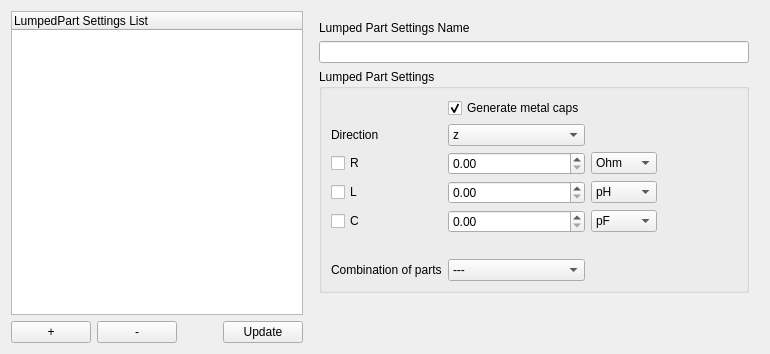
         <widget class="QWidget" name="lumpedPartSettingsTab">
          <attribute name="title">
           <string>Lumped Part</string>
          </attribute>
          <layout class="QHBoxLayout" name="horizontalLayout_19">
           <item>
            <layout class="QVBoxLayout" name="verticalLayout_16">
             <property name="leftMargin">
              <number>0</number>
             </property>
             <property name="topMargin">
              <number>0</number>
             </property>
             <property name="rightMargin">
              <number>0</number>
             </property>
             <property name="bottomMargin">
              <number>0</number>
             </property>
             <item>
              <widget class="QTreeWidget" name="lumpedPartTreeView">
               <column>
                <property name="text">
                 <string notr="true">LumpedPart Settings List</string>
                </property>
               </column>
              </widget>
             </item>
             <item>
              <layout class="QHBoxLayout" name="horizontalLayout_20">
               <property name="leftMargin">
                <number>0</number>
               </property>
               <property name="topMargin">
                <number>0</number>
               </property>
               <property name="rightMargin">
                <number>0</number>
               </property>
               <property name="bottomMargin">
                <number>0</number>
               </property>
               <item>
                <widget class="QPushButton" name="lumpedPartSettingsAddButton">
                 <property name="text">
                  <string>+</string>
                 </property>
                </widget>
               </item>
               <item>
                <widget class="QPushButton" name="lumpedPartSettingsRemoveButton">
                 <property name="text">
                  <string>-</string>
                 </property>
                </widget>
               </item>
               <item>
                <spacer name="horizontalSpacer_13">
                 <property name="orientation">
                  <enum>Qt::Orientation::Horizontal</enum>
                 </property>
                 <property name="sizeHint" stdset="0">
                  <size>
                   <width>40</width>
                   <height>20</height>
                  </size>
                 </property>
                </spacer>
               </item>
               <item>
                <widget class="QPushButton" name="lumpedPartSettingsUpdateButton">
                 <property name="text">
                  <string>Update</string>
                 </property>
                </widget>
               </item>
              </layout>
             </item>
            </layout>
           </item>
           <item>
            <layout class="QVBoxLayout" name="verticalLayout_17">
             <property name="leftMargin">
              <number>10</number>
             </property>
             <property name="topMargin">
              <number>10</number>
             </property>
             <property name="rightMargin">
              <number>10</number>
             </property>
             <property name="bottomMargin">
              <number>10</number>
             </property>
             <item>
              <widget class="QLabel" name="label_26">
               <property name="text">
                <string>Lumped Part Settings Name</string>
               </property>
              </widget>
             </item>
             <item>
              <widget class="QLineEdit" name="lumpedPartSettingsNameInput"/>
             </item>
             <item>
              <widget class="QGroupBox" name="groupBox_5">
               <property name="title">
                <string>Lumped Part Settings</string>
               </property>
               <layout class="QGridLayout" name="gridLayout_5">
                <item row="1" column="1">
                 <widget class="QComboBox" name="lumpedPartDirection">
                  <item>
                   <property name="text">
                    <string>z</string>
                   </property>
                  </item>
                  <item>
                   <property name="text">
                    <string>x</string>
                   </property>
                  </item>
                  <item>
                   <property name="text">
                    <string>y</string>
                   </property>
                  </item>
                 </widget>
                </item>
                <item row="4" column="2">
                 <widget class="QComboBox" name="lumpedPartCUnits">
                  <item>
                   <property name="text">
                    <string>pF</string>
                   </property>
                  </item>
                  <item>
                   <property name="text">
                    <string>nF</string>
                   </property>
                  </item>
                  <item>
                   <property name="text">
                    <string>uF</string>
                   </property>
                  </item>
                  <item>
                   <property name="text">
                    <string>mF</string>
                   </property>
                  </item>
                  <item>
                   <property name="text">
                    <string>F</string>
                   </property>
                  </item>
                  <item>
                   <property name="text">
                    <string>kF</string>
                   </property>
                  </item>
                  <item>
                   <property name="text">
                    <string>MF</string>
                   </property>
                  </item>
                  <item>
                   <property name="text">
                    <string>GF</string>
                   </property>
                  </item>
                 </widget>
                </item>
                <item row="2" column="3">
                 <spacer name="horizontalSpacer_15">
                  <property name="orientation">
                   <enum>Qt::Orientation::Horizontal</enum>
                  </property>
                  <property name="sizeType">
                   <enum>QSizePolicy::Policy::Preferred</enum>
                  </property>
                  <property name="sizeHint" stdset="0">
                   <size>
                    <width>40</width>
                    <height>20</height>
                   </size>
                  </property>
                 </spacer>
                </item>
                <item row="3" column="2">
                 <widget class="QComboBox" name="lumpedPartLUnits">
                  <item>
                   <property name="text">
                    <string>pH</string>
                   </property>
                  </item>
                  <item>
                   <property name="text">
                    <string>nH</string>
                   </property>
                  </item>
                  <item>
                   <property name="text">
                    <string>uH</string>
                   </property>
                  </item>
                  <item>
                   <property name="text">
                    <string>mH</string>
                   </property>
                  </item>
                  <item>
                   <property name="text">
                    <string>H</string>
                   </property>
                  </item>
                  <item>
                   <property name="text">
                    <string>kH</string>
                   </property>
                  </item>
                  <item>
                   <property name="text">
                    <string>MH</string>
                   </property>
                  </item>
                  <item>
                   <property name="text">
                    <string>GH</string>
                   </property>
                  </item>
                 </widget>
                </item>
                <item row="2" column="0">
                 <widget class="QCheckBox" name="lumpedPartREnable">
                  <property name="sizePolicy">
                   <sizepolicy hsizetype="Preferred" vsizetype="Fixed">
                    <horstretch>0</horstretch>
                    <verstretch>0</verstretch>
                   </sizepolicy>
                  </property>
                  <property name="minimumSize">
                   <size>
                    <width>40</width>
                    <height>0</height>
                   </size>
                  </property>
                  <property name="text">
                   <string>R</string>
                  </property>
                 </widget>
                </item>
                <item row="2" column="2">
                 <widget class="QComboBox" name="lumpedPartRUnits">
                  <property name="currentIndex">
                   <number>2</number>
                  </property>
                  <item>
                   <property name="text">
                    <string>uOhm</string>
                   </property>
                  </item>
                  <item>
                   <property name="text">
                    <string>mOhm</string>
                   </property>
                  </item>
                  <item>
                   <property name="text">
                    <string>Ohm</string>
                   </property>
                  </item>
                  <item>
                   <property name="text">
                    <string>kOhm</string>
                   </property>
                  </item>
                  <item>
                   <property name="text">
                    <string>MOhm</string>
                   </property>
                  </item>
                  <item>
                   <property name="text">
                    <string>GOhm</string>
                   </property>
                  </item>
                 </widget>
                </item>
                <item row="3" column="1">
                 <widget class="QDoubleSpinBox" name="lumpedPartLInput">
                  <property name="maximum">
                   <double>1000000000.000000000000000</double>
                  </property>
                 </widget>
                </item>
                <item row="4" column="1">
                 <widget class="QDoubleSpinBox" name="lumpedPartCInput">
                  <property name="maximum">
                   <double>10000000.000000000000000</double>
                  </property>
                 </widget>
                </item>
                <item row="1" column="0">
                 <widget class="QLabel" name="label_94">
                  <property name="text">
                   <string>Direction</string>
                  </property>
                 </widget>
                </item>
                <item row="2" column="4">
                 <spacer name="horizontalSpacer_14">
                  <property name="orientation">
                   <enum>Qt::Orientation::Horizontal</enum>
                  </property>
                  <property name="sizeType">
                   <enum>QSizePolicy::Policy::Preferred</enum>
                  </property>
                  <property name="sizeHint" stdset="0">
                   <size>
                    <width>40</width>
                    <height>20</height>
                   </size>
                  </property>
                 </spacer>
                </item>
                <item row="5" column="0">
                 <spacer name="verticalSpacer_24">
                  <property name="orientation">
                   <enum>Qt::Orientation::Vertical</enum>
                  </property>
                  <property name="sizeType">
                   <enum>QSizePolicy::Policy::Preferred</enum>
                  </property>
                  <property name="sizeHint" stdset="0">
                   <size>
                    <width>20</width>
                    <height>20</height>
                   </size>
                  </property>
                 </spacer>
                </item>
                <item row="4" column="0">
                 <widget class="QCheckBox" name="lumpedPartCEnable">
                  <property name="sizePolicy">
                   <sizepolicy hsizetype="Preferred" vsizetype="Fixed">
                    <horstretch>0</horstretch>
                    <verstretch>0</verstretch>
                   </sizepolicy>
                  </property>
                  <property name="minimumSize">
                   <size>
                    <width>40</width>
                    <height>0</height>
                   </size>
                  </property>
                  <property name="text">
                   <string>C</string>
                  </property>
                 </widget>
                </item>
                <item row="3" column="0">
                 <widget class="QCheckBox" name="lumpedPartLEnable">
                  <property name="sizePolicy">
                   <sizepolicy hsizetype="Preferred" vsizetype="Fixed">
                    <horstretch>0</horstretch>
                    <verstretch>0</verstretch>
                   </sizepolicy>
                  </property>
                  <property name="minimumSize">
                   <size>
                    <width>40</width>
                    <height>0</height>
                   </size>
                  </property>
                  <property name="text">
                   <string>L</string>
                  </property>
                 </widget>
                </item>
                <item row="2" column="1">
                 <widget class="QDoubleSpinBox" name="lumpedPartRInput">
                  <property name="maximum">
                   <double>100000000.000000000000000</double>
                  </property>
                 </widget>
                </item>
                <item row="6" column="0">
                 <widget class="QLabel" name="label_101">
                  <property name="text">
                   <string>Combination of parts</string>
                  </property>
                 </widget>
                </item>
                <item row="6" column="1">
                 <widget class="QComboBox" name="lumpedPartCombinationType">
                  <item>
                   <property name="text">
                    <string>---</string>
                   </property>
                  </item>
                  <item>
                   <property name="text">
                    <string>parallel</string>
                   </property>
                  </item>
                  <item>
                   <property name="text">
                    <string>series</string>
                   </property>
                  </item>
                 </widget>
                </item>
                <item row="0" column="1">
                 <widget class="QCheckBox" name="lumpedPartCapsEnable">
                  <property name="sizePolicy">
                   <sizepolicy hsizetype="Preferred" vsizetype="Fixed">
                    <horstretch>0</horstretch>
                    <verstretch>0</verstretch>
                   </sizepolicy>
                  </property>
                  <property name="minimumSize">
                   <size>
                    <width>40</width>
                    <height>0</height>
                   </size>
                  </property>
                  <property name="text">
                   <string>Generate metal caps</string>
                  </property>
                  <property name="checked">
                   <bool>true</bool>
                  </property>
                 </widget>
                </item>
               </layout>
              </widget>
             </item>
             <item>
              <spacer name="verticalSpacer_9">
               <property name="orientation">
                <enum>Qt::Orientation::Vertical</enum>
               </property>
               <property name="sizeHint" stdset="0">
                <size>
                 <width>20</width>
                 <height>40</height>
                </size>
               </property>
              </spacer>
             </item>
            </layout>
           </item>
          </layout>
         </widget>
